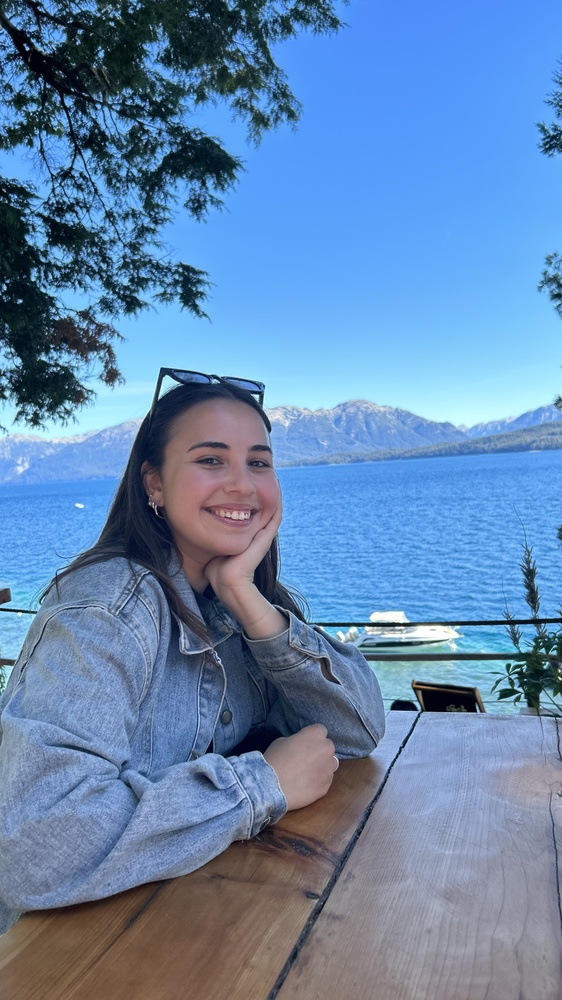
#> input picture roni.jpg, 562 x 1000 px, shrunk from 2268 x 4032 before the run
$ python main.py
#> lines starting #> are read from the running program, lines starting #| are printed output that depends on the picture; after the words box and inside, x2 and y2 are one past the last pixel; in counts of white or black regions, pixels touching at a corner belong together
### image_utils.py
from PIL import Image
import numpy as np
from scipy.ndimage import convolve


def load_image(file_path):
#> called with file_path = 'roni.jpg'
    image = Image.open(file_path)
#> image is the input picture: PIL image 562x1000 RGB; mean R, G, B 100.1, 134.3, 174.7
    image_array = np.array(image)
    return image_array

def edge_detection(image_array):
    gray_image = np.mean(image_array, axis=2)
    kernelY = np.array([[1, 2, 1], [0, 0, 0], [-1, -2, -1]])
    kernelX = np.array([[-1, 0, 1], [-2, 0, 2], [-1, 0, 1]])
    edgeY = convolve(gray_image, kernelY, mode="constant", cval=0.0)
    edgeX = convolve(gray_image, kernelX, mode="constant", cval=0.0)
    edgeMAG = np.sqrt(edgeX**2 + edgeY**2)
    return edgeMAG

### main.py
from PIL import Image
import numpy as np
from scipy.ndimage import convolve
from image_utils import load_image, edge_detection
from skimage.filters import median
from skimage.morphology import ball
import matplotlib.pyplot as plt

def suppress_noise(image_array):
  clean_image = median(image_array, ball(3))
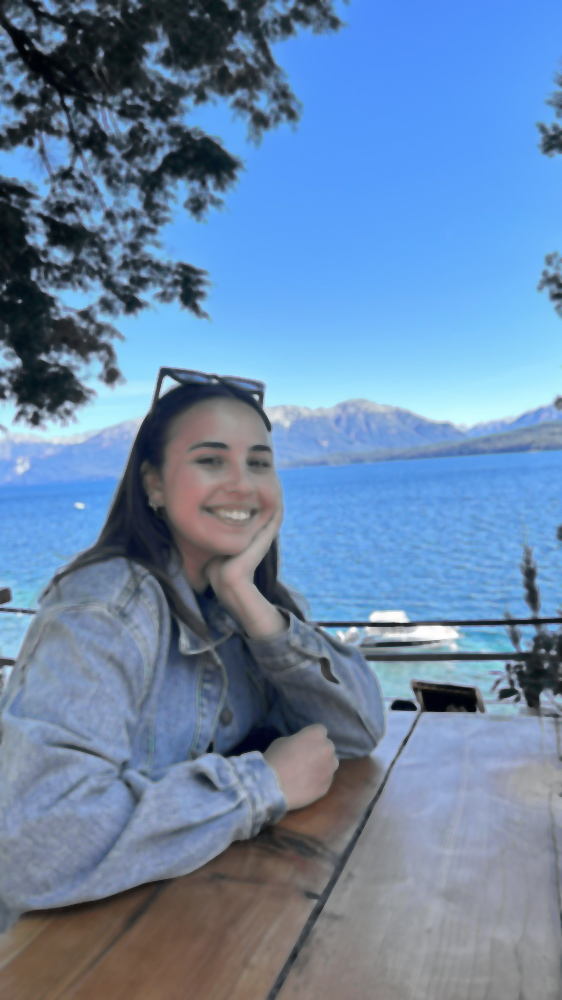
#> clean_image: shape (1000, 562, 3); mean R, G, B 104.9, 134, 168.3
  return clean_image

def detect_edges (clean_image):
  edges = edge_detection(clean_image)
#> in edge_detection, `gray_image = np.mean(image_array, axis=2)`:
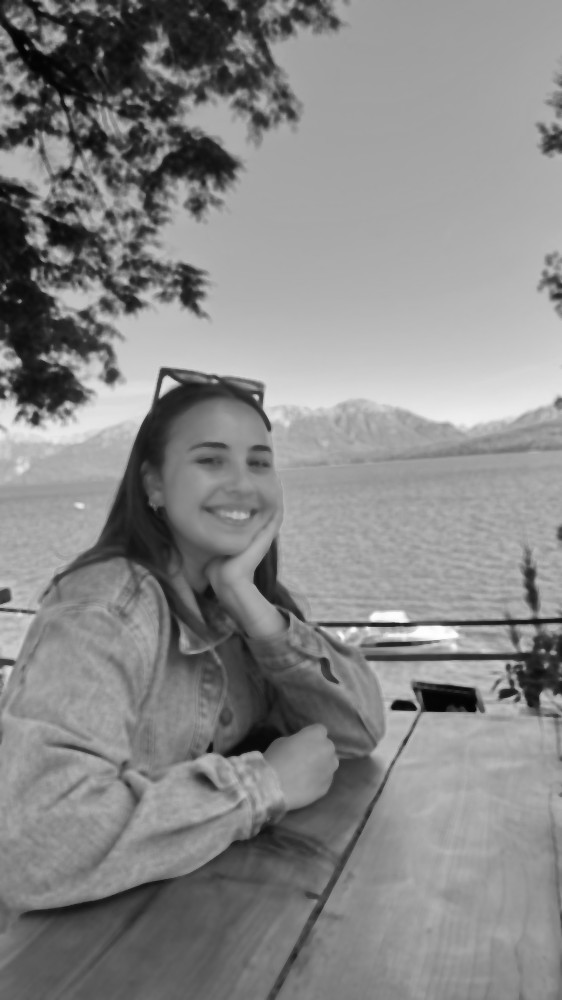
#> gray_image: shape (1000, 562) float64; min 3, max 255, mean 135.7
#> in edge_detection, `edgeY = convolve(gray_image, kernelY, mode="constant", cval=0.0)`:
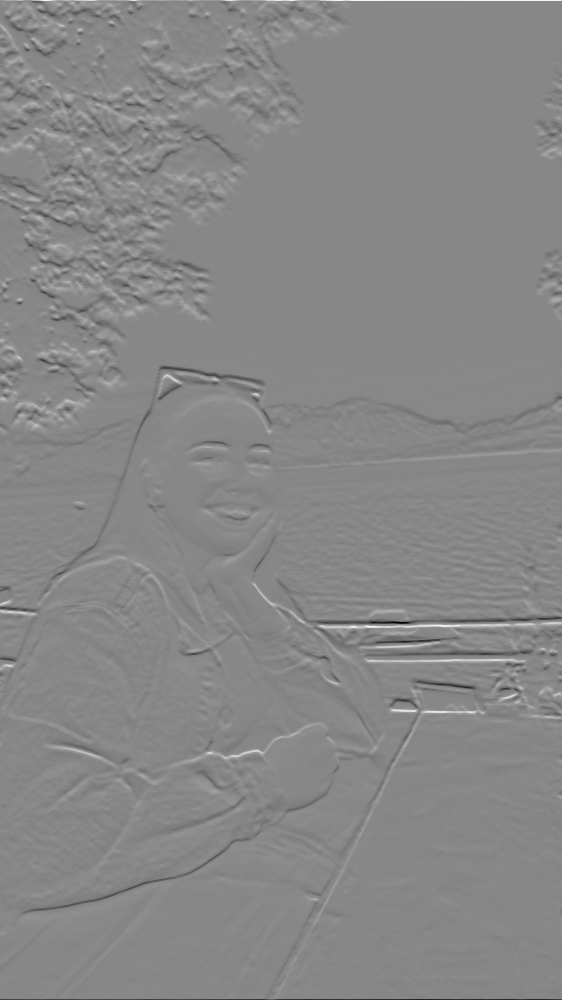
#> edgeY: shape (1000, 562) float64; min -789.7, max 696.7, mean 0; drawn with min black and max white
#> in edge_detection, `edgeX = convolve(gray_image, kernelX, mode="constant", cval=0.0)`:
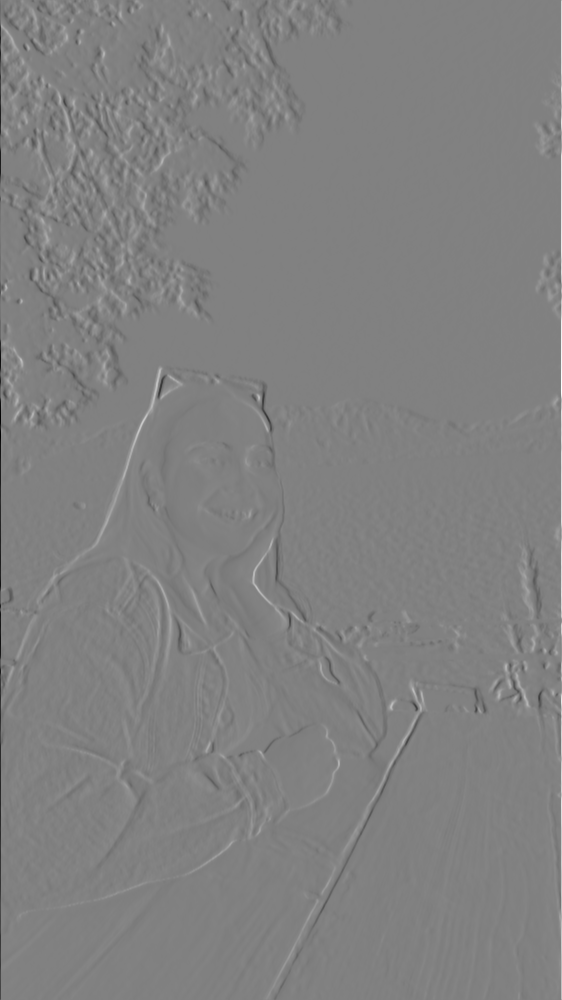
#> edgeX: shape (1000, 562) float64; min -926.3, max 904, mean -0.1; drawn with min black and max white
#> in edge_detection, `edgeMAG = np.sqrt(edgeX**2 + edgeY**2)`:
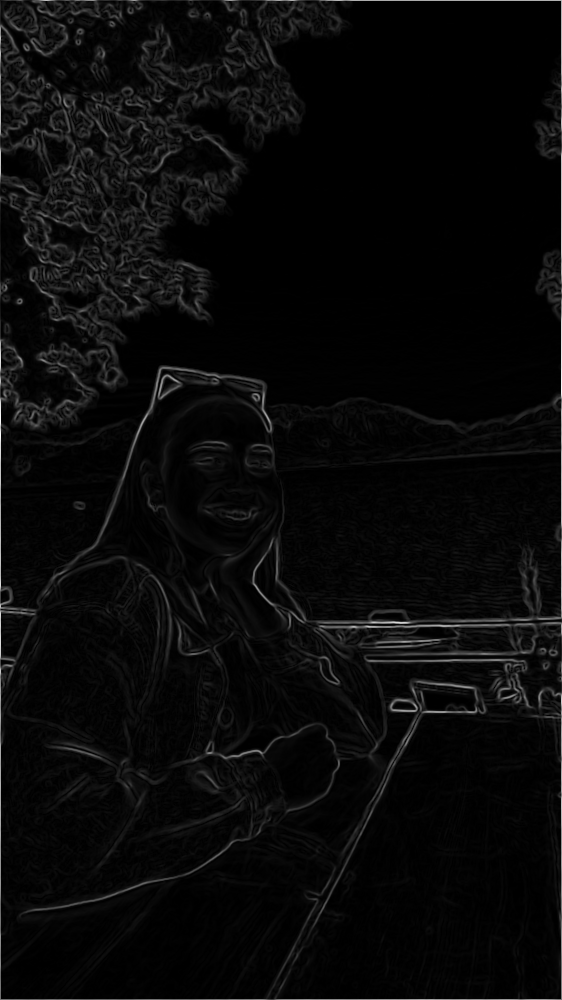
#> edgeMAG: shape (1000, 562) float64; min 0, max 926.3, mean 35; drawn with min black and max white
  return edges

def convert_to_binary (edges, threshold):
#> called with threshold = 50
  binary_image = (edges > threshold).astype(np.uint8)
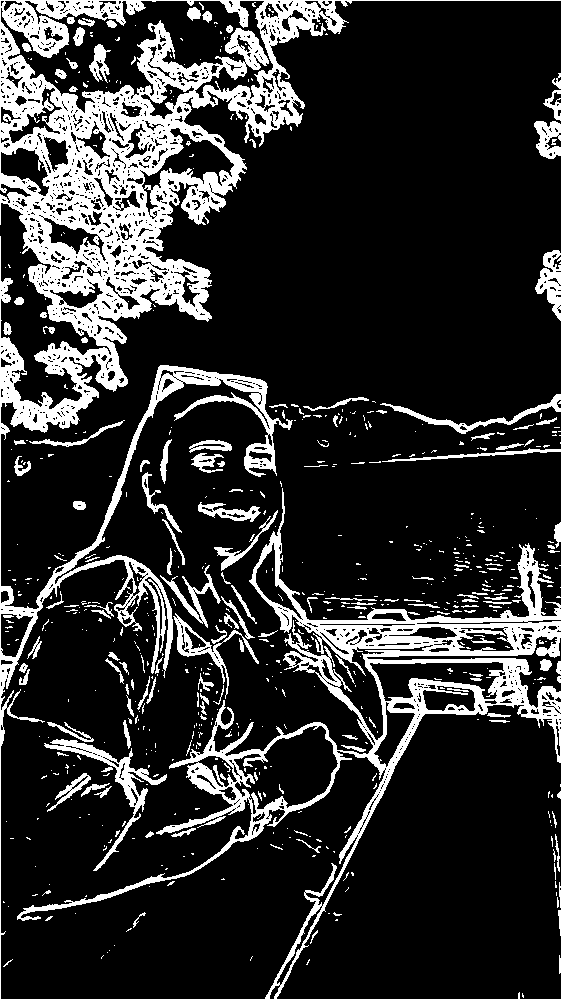
#> binary_image: shape (1000, 562); values 0 (black) and 1 (white), 18.5% white; 648 white regions (513 under 20 px), largest, box (x1, y1, x2, y2) and area: (0, 0, 562, 1000) 88027, (44, 739, 167, 871) 1909, (173, 613, 259, 699) 999
  return binary_image

def save_binary_image (binary_image, file_name):
#> called with file_name = 'my_edges.png'
  edge_image = Image.fromarray(binary_image * 255)
  edge_image.save(file_name)

image_array = load_image('roni.jpg')
clean_image = suppress_noise(image_array)
edges = detect_edges(clean_image)
binary_edges = convert_to_binary(edges, threshold=50)
save_binary_image(binary_edges, 'my_edges.png')

plt.imshow(binary_edges, cmap='gray')
plt.title("binary edges")
plt.show()
